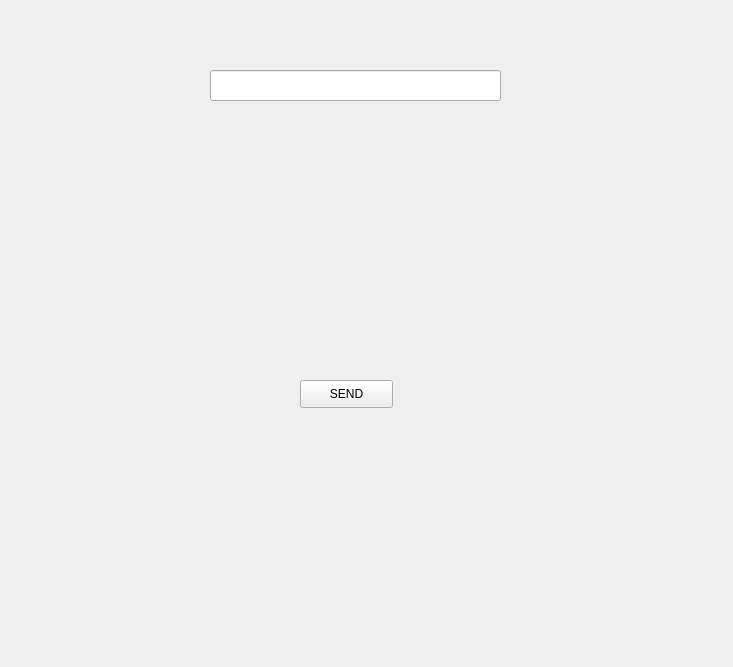
<?xml version="1.0" encoding="UTF-8"?>
<ui version="4.0">
 <class>ARCCOSClass</class>
 <widget class="QWidget" name="ARCCOSClass">
  <property name="geometry">
   <rect>
    <x>0</x>
    <y>0</y>
    <width>733</width>
    <height>667</height>
   </rect>
  </property>
  <property name="windowTitle">
   <string>ARCCOSClass</string>
  </property>
  <widget class="QPushButton" name="button">
   <property name="geometry">
    <rect>
     <x>300</x>
     <y>380</y>
     <width>93</width>
     <height>28</height>
    </rect>
   </property>
   <property name="text">
    <string>SEND</string>
   </property>
  </widget>
  <widget class="QLabel" name="receive_mess">
   <property name="geometry">
    <rect>
     <x>190</x>
     <y>150</y>
     <width>311</width>
     <height>191</height>
    </rect>
   </property>
   <property name="text">
    <string/>
   </property>
  </widget>
  <widget class="QLineEdit" name="send_mess">
   <property name="geometry">
    <rect>
     <x>210</x>
     <y>70</y>
     <width>291</width>
     <height>31</height>
    </rect>
   </property>
  </widget>
 </widget>
 <layoutdefault spacing="6" margin="11"/>
 <resources/>
 <connections/>
</ui>
